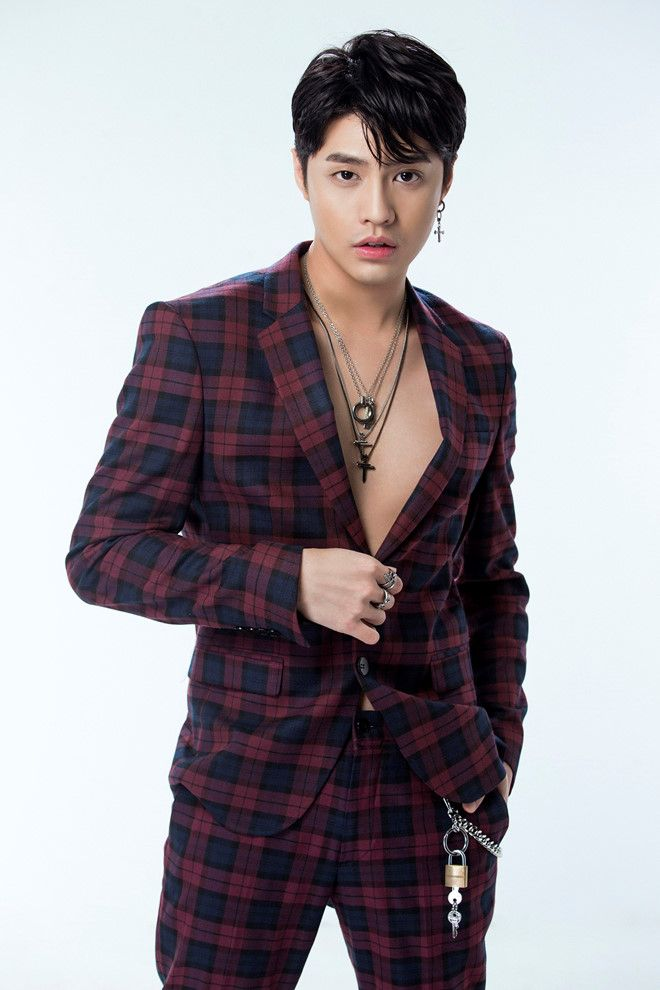
#> input picture testcase.jpg, 660 x 990 px, found by its file name
$ python testFace.py
#> lines starting #> are read from the running program, lines starting #| are printed output that depends on the picture; after the words box and inside, x2 and y2 are one past the last pixel; in counts of white or black regions, pixels touching at a corner belong together; long printed decimals are rounded
### checkFace.py
import cv2
import numpy as np
import os

def faceDetection(test_img):
    gray_img=cv2.cvtColor(test_img,cv2.COLOR_BGR2GRAY)
    face_haar_cascade=cv2.CascadeClassifier('haarcascade_frontalface_default.xml')
    faces=face_haar_cascade.detectMultiScale(gray_img,scaleFactor=1.32,minNeighbors=7)

    return faces,gray_img
# [42 lines left out: functions labels_for_training_data, train_classifier, not called in this run]


def draw_rect(test_img,face):
    (x,y,w,h)=face
    cv2.rectangle(test_img,(x,y),(x+w,y+h),(255,0,0),thickness=3)


def put_text(test_img,text,x,y):
    cv2.putText(test_img,text,(x,y),cv2.FONT_HERSHEY_DUPLEX,2,(255,0,0),3)

### testFace.py
import cv2
import os
import numpy as np
import checkFace as fr


#This module takes images  stored in diskand performs face recognition
test_img=cv2.imread('C:\\Users\\giang\\Desktop\\TestVScode\\testcase.jpg')#test_img path
#> test_img is the input picture: shape (990, 660, 3); mean B, G, R 162.4, 156.9, 161.3
faces_detected,gray_img=fr.faceDetection(test_img)
#> in faceDetection, `gray_img=cv2.cvtColor(test_img,cv2.COLOR_BGR2GRAY)`:
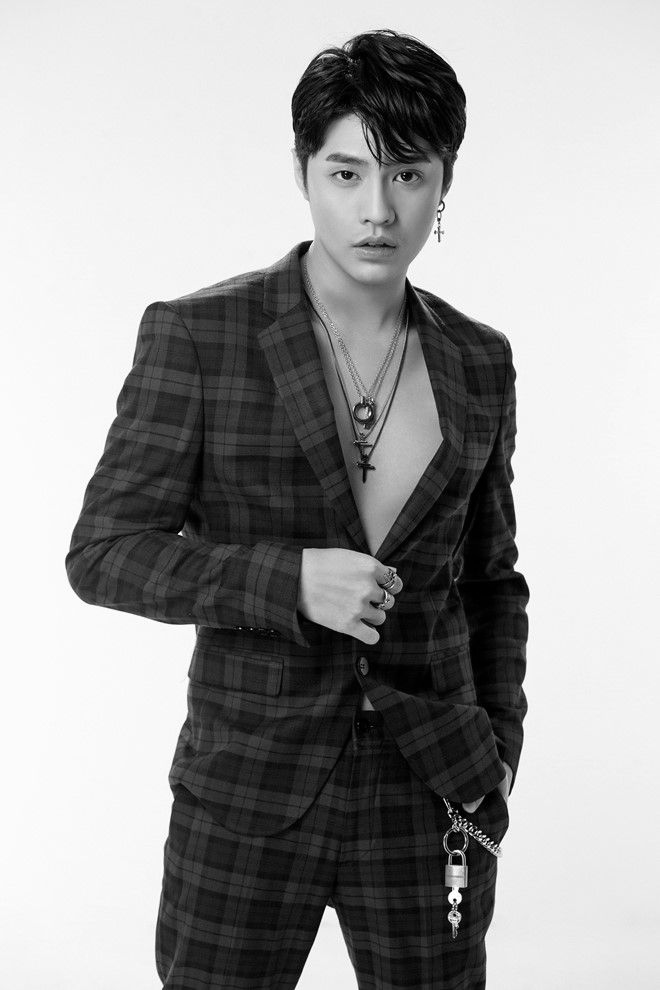
#> gray_img: shape (990, 660); min 0, max 255, mean 158.9
#> in faceDetection, `faces=face_haar_cascade.detectMultiScale(gray_img,scaleFactor=1.32,min..`: faces = [[281, 101, 189, 189]]
#> faces_detected = [[281, 101, 189, 189]]
print("faces_detected:",faces_detected)
#| faces_detected: [[281 101 189 189]]


#Comment belows lines when running this program second time.Since it saves training.yml file in directory
# faces,faceID=fr.labels_for_training_data('C:\\Users\\giang\\Desktop\\TestVScode\\Images')
# face_recognizer=fr.train_classifier(faces,faceID)
# face_recognizer.write('trainingData.xml')


#Uncomment below line for subsequent runs
face_recognizer=cv2.face.LBPHFaceRecognizer_create()
face_recognizer.read('trainingData.xml')#use this to load training data for subsequent runs

name={0:"Noo",1:"Giang"}#creating dictionary containing names for each label
count = 0;
for face in faces_detected:
    (x,y,w,h)=face
    roi_gray=gray_img[y:y+w,x:x+h]
    label,confidence=face_recognizer.predict(roi_gray)#predicting the label of given image
    print("confidence:",confidence)
    print("label:",label)
    fr.draw_rect(test_img,face)
    predicted_name=name[label]
    if(confidence < 30):#If confidence more than 37 then don't print predicted face text on screen
        fr.put_text(test_img,predicted_name,x,y-30)
#> this loop made 1 pass
#> (label, confidence, predicted_name) on pass 1: (1, 74.59, 'Giang')
#| confidence: 74.594
#| label: 1
#> pass 1, `roi_gray=gray_img[y:y+w,x:x+h]`:
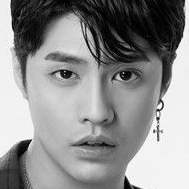
#> roi_gray: shape (189, 189); min 0, max 255, mean 142.4
#> after the loop:
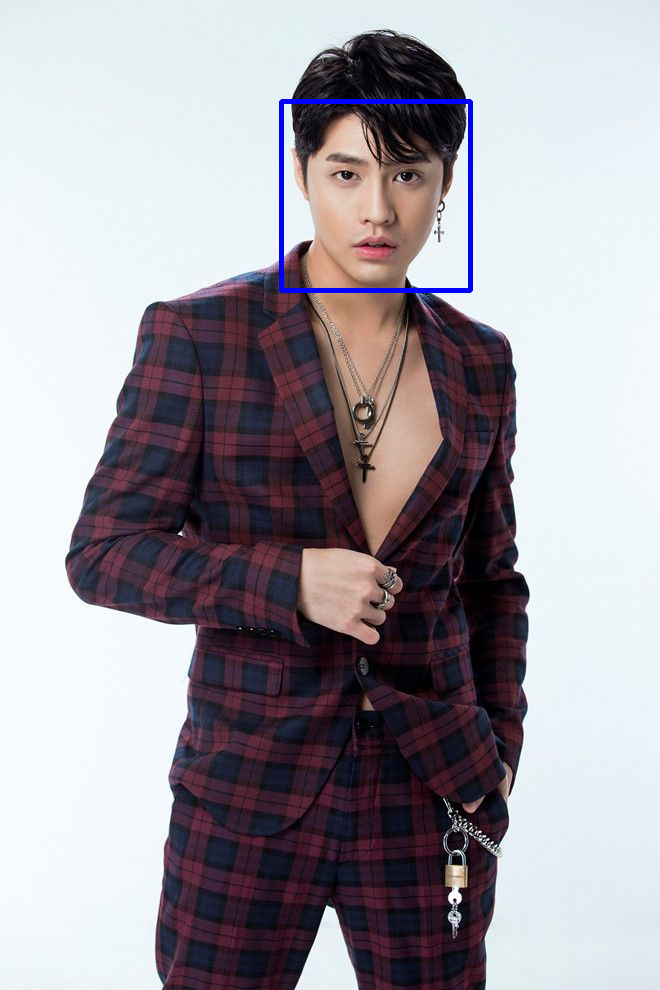
#> test_img: shape (990, 660, 3); 0.58% of pixels changed, all inside (x1, y1, x2, y2) = (279, 99, 473, 293)

resized_img=cv2.resize(test_img,(1000,1000))
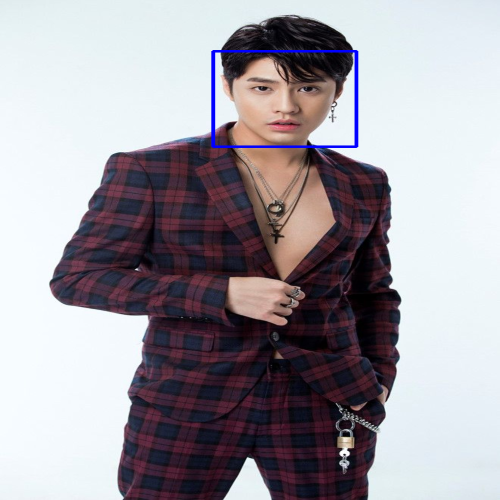
#> resized_img: shape (1000, 1000, 3) (shown at 1/2 size); mean B, G, R 162.9, 155.9, 160.3
cv2.imshow("face detecetion tutorial",resized_img)
cv2.waitKey(0)#Waits indefinitely until a key is pressed
cv2.destroyAllWindows

$ run again, with giang.jpg copied over testcase.jpg
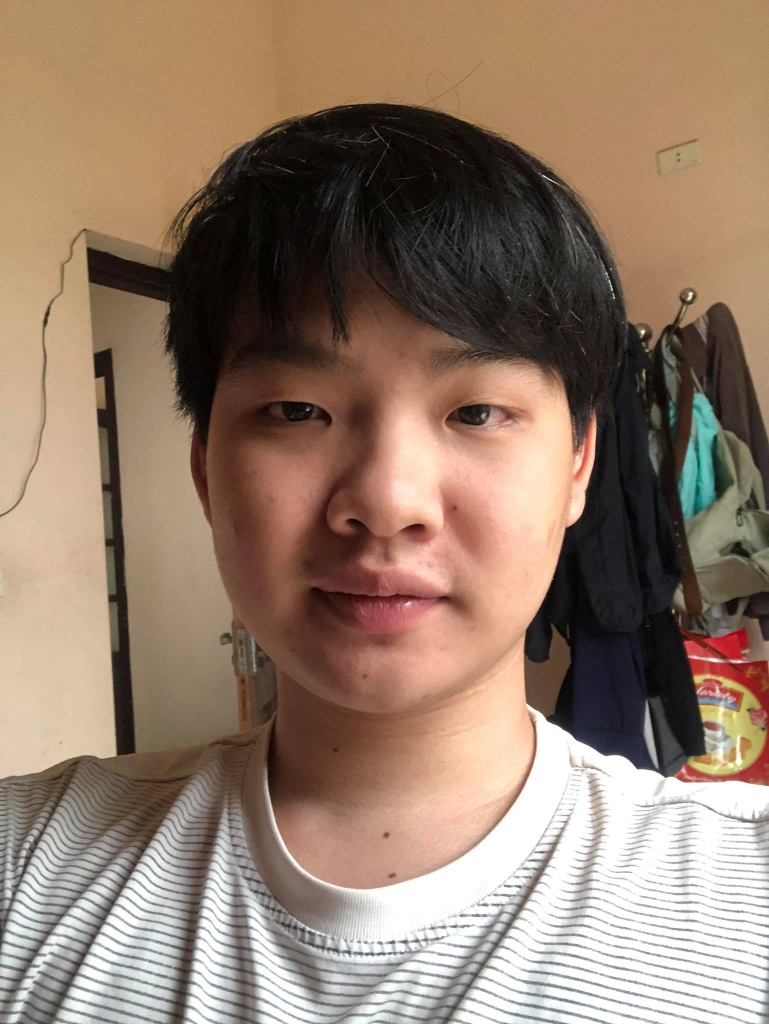
#> input picture giang.jpg, 1538 x 2048 px, found by its file name (shown at 1/2 size)
#> test_img is the input picture: shape (2048, 1538, 3); mean B, G, R 107.8, 124.9, 147.3
#> faces = [[368, 495, 863, 863]]
#| faces_detected: [[368 495 863 863]]
#> the loop `for face in faces_detected:` made 1 pass
#> (label, confidence, predicted_name) on pass 1: (1, 0, 'Giang')
#> (printed output is left out)
#> pass 1, `roi_gray=gray_img[y:y+w,x:x+h]`:
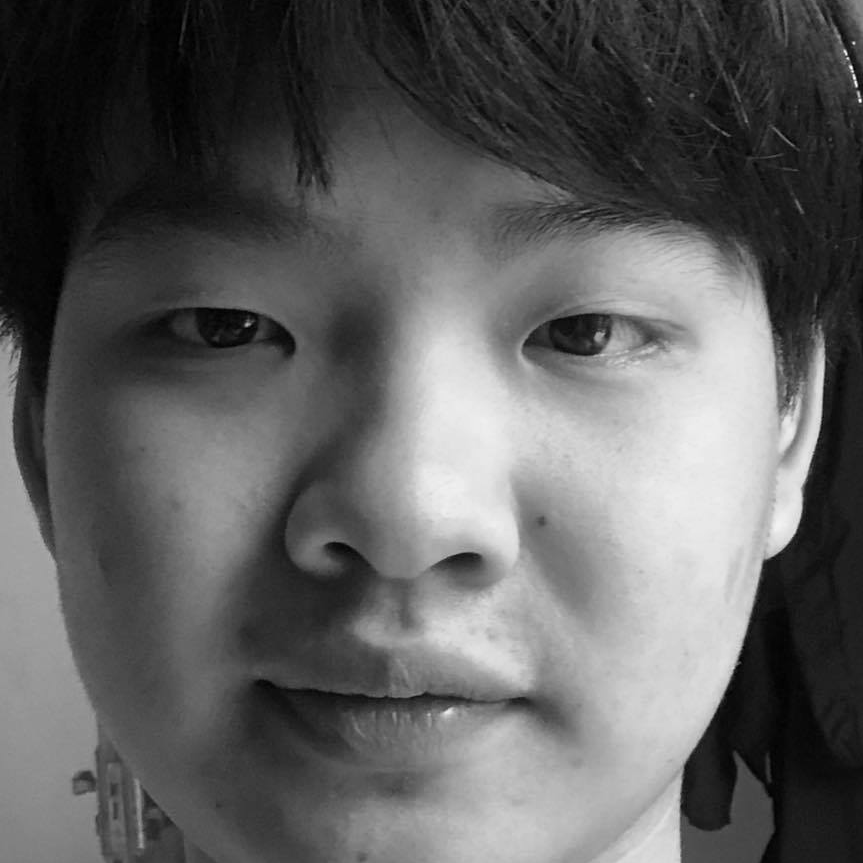
#> roi_gray: shape (863, 863); min 0, max 255, mean 94.6
#> `resized_img=cv2.resize(test_img,(1000,1000))`:
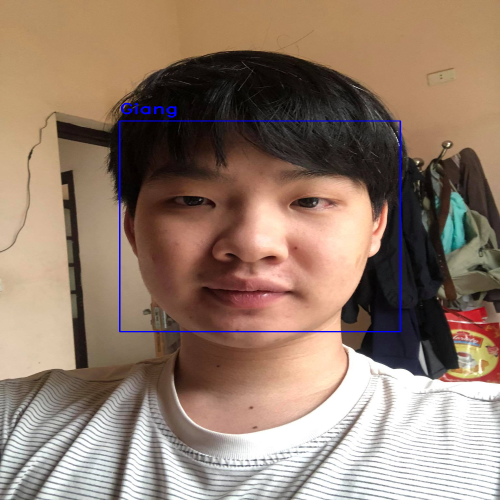
#> resized_img: shape (1000, 1000, 3) (shown at 1/2 size); mean B, G, R 109, 124.4, 146.7
